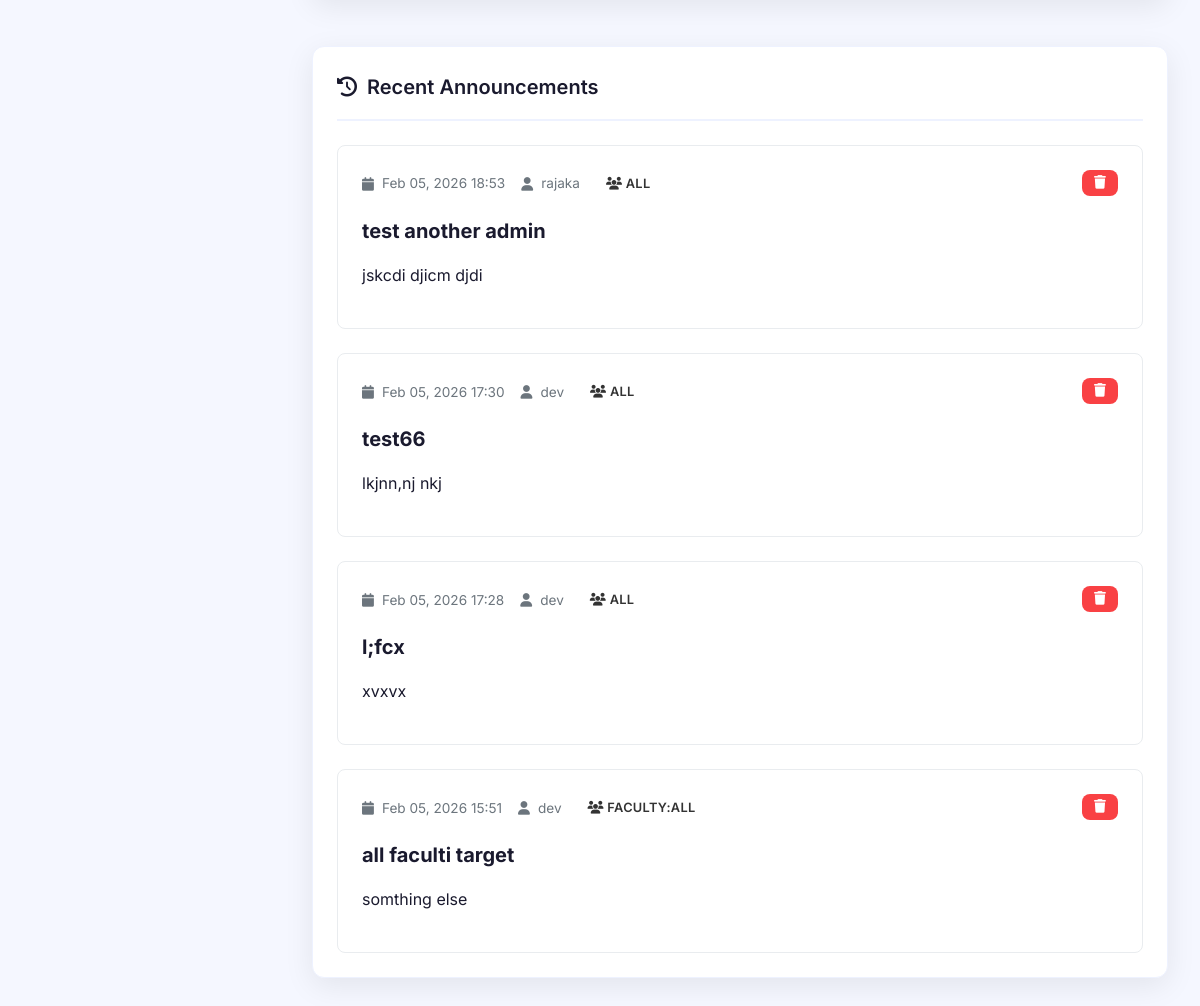
/dashboard/admin/post_annousment/ (signed in, lower part), run on an earlier commit of the app's database.
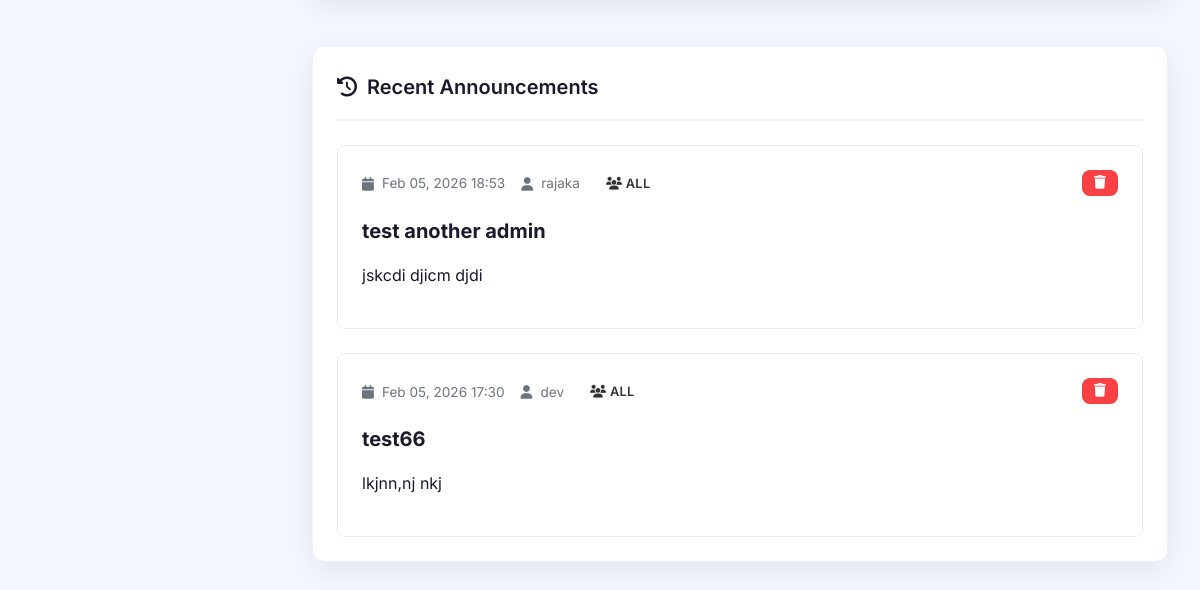
And on a later commit of the database.
### dashboard/models.py (models this page shows, shortened)
class Announcement(models.Model):
    title = models.CharField(max_length=50)
    announcement = models.TextField(max_length=500)
    target_audience_rule = models.JSONField(null=True)
    created_by = models.ForeignKey(User,on_delete=models.CASCADE)
    created_at = models.DateTimeField(auto_now_add=True,db_index=True)
    class Meta:
        ordering = ['-created_at']
    def get_target_display(self)->str:
        if self.target_audience_rule['audience_type'] == 'all':
            return self.target_audience_rule['audience_type']
        if self.target_audience_rule['audience_type'] == 'students':
            return f"{self.target_audience_rule['audience_type']} - year:{self.target_audience_rule['group']['year']} - faculty:{self.target_audience_rule['group']['faculty']}"
        if self.target_audience_rule['audience_type'] == 'staff':
            return f"{self.target_audience_rule['audience_type']} - staff type:{self.target_audience_rule['group']['type']} - faculty:{self.target_audience_rule['group']['faculty']}"
        if self.target_audience_rule['audience_type'] == 'faculty':
            return f"faculty:{self.target_audience_rule['group']['faculty']}"

### Users/models.py (models this page shows)
class User(AbstractUser):
    class Roles(models.TextChoices):
        STUDENT = "student"
        STAFF = "staff"
        ADMIN = "admin"
    role = models.CharField(max_length=20, choices=Roles.choices, default='student')
    last_activity = models.DateTimeField(blank=True, null=True)
    objects = UserManager()
    def __str__(self):
        return super().__str__()

### dashboard/annosments.py (the view, shortened to what this page needs)
# urls.py: path('admin/post_annousment/',annosments.post_annousment,name='post_annousment'),
@login_required(login_url='Users:login')
def post_annousment(request):
    context = {}
    if request.user.is_staff == 0:
        return redirect('dashboard:route')
    if request.user.role == 'staff':
        context['faculties'] = [Staff.objects.get(username=request.user).faculty_name]
    else:
        context['faculties']=Faculty.objects.all()
    context['announcements'] = Announcement.objects.all()
    context['user'] = request.user
    return render(request,'dashboard/admin/anousment.html',context)

### config/config.py (called while the page is built)
def sync_setting():
    global _settings_cache, _last_update
    from .models import SystemSettings
    last_update = SystemSettings.objects.filter(pk=1).values_list("last_update", flat=True).first()
    if not last_update:
        load_settings()
        return
    if last_update == _last_update:
        return
    row = _get_row()
    with _lock:
        _settings_cache = dict(row.settings or {})
        _last_update = row.last_update

def get_setting(key: str):
    if not _settings_cache:
        load_settings()
    if key in _settings_cache:
        return _settings_cache[key]
    if key in SETTINGS_SCHEMA:
        load_schema()
        return _settings_cache[key]
    raise KeyError(f"System setting '{key}' does not exist")

### config/context_processors.py (called while the page is built)
def vle_settings(request):
    return {
        'settings':{
            key:get_setting(key) for key in SETTINGS_SCHEMA
        }
    }

### config/metrics.py (called while the page is built)
def get_system_up_time()->int:
    global SYSTEM_UP_TIME
    if SYSTEM_UP_TIME is None:
        SYSTEM_UP_TIME = time.time()
        return 0
    return time.time()-SYSTEM_UP_TIME

### dashboard/templates/dashboard/admin/anousment.html (shortened to what this page needs)
{% extends "main.html" %}
{% block body %}
<div class="announcement-management">
    <div class="card">
        <div class="card-header">
            <h3 class="card-title">
                <i class="fas fa-history"></i> Recent Announcements
            </h3>
        </div>
        <div class="announcements-list">
            {% if announcements %}
                {% for announcement in announcements %}
                <div class="announcement-item">
                    <div class="announcement-header">
                        <div class="announcement-meta">
                            <span class="announcement-date">
                                <i class="fas fa-calendar"></i>
                                {{ announcement.created_at|date:"M d, Y H:i" }}
                            </span>
                            <span class="announcement-author">
                                <i class="fas fa-user"></i>
                                {{ announcement.created_by }}
                            </span>
                            <span class="announcement-audience badge">
                                <i class="fas fa-users"></i>
                                {{ announcement.get_target_display }}
                            </span>
                        </div>
                        {% if announcement.created_by == user or user.is_superuser %}
                        <div class="announcement-actions">
                            <button class="btn btn-sm btn-danger" onclick="deleteAnnouncement({{ announcement.id }})">
                                <i class="fas fa-trash"></i>
                            </button>
                        </div>
                        {% endif %}
                    </div>
                    <h3 class="announcement-title">{{ announcement.title }}</h3>
                    <div class="announcement-content">
                        {{ announcement.announcement|linebreaks }}
                    </div>
                </div>
                {% endfor %}
            {% else %}
                <div class="empty-state">
                    <i class="fas fa-bullhorn"></i>
                    <h4>No Announcements Yet</h4>
                    <p>Create your first announcement using the form above</p>
                </div>
            {% endif %}
        </div>
    </div>
</div>
{% endblock %}

What changed in the data, as far as the page shows it:
removed Announcement: created_at "Feb 05, 2026 17:28", created_by "dev", target "ALL", title "l;fcx", announcement "xvxvx"
removed Announcement: created_at "Feb 05, 2026 15:51", created_by "dev", target "FACULTY:ALL", title "all faculti target", announcement "somthing else"
